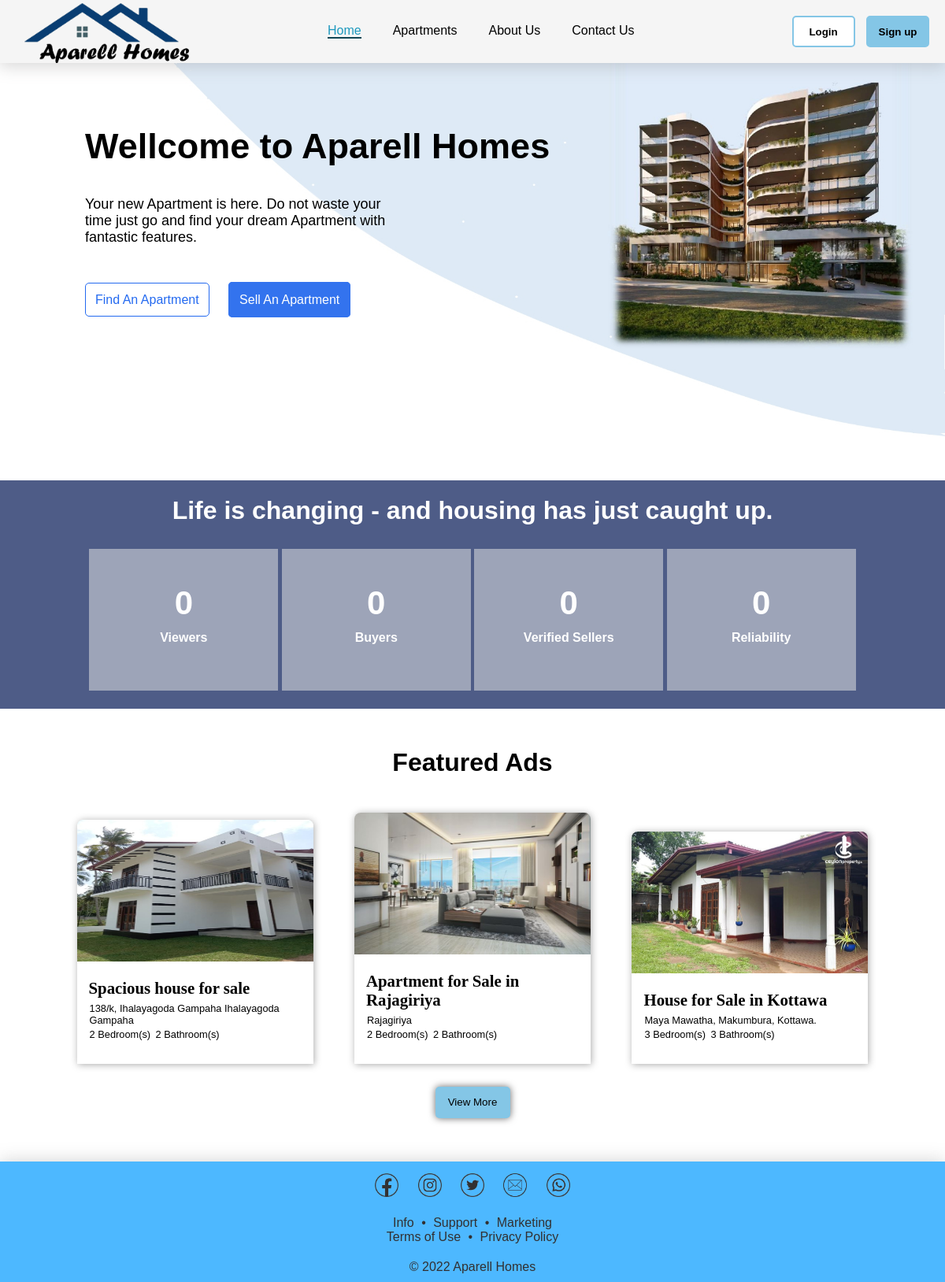
The page / on the database its author committed.
### tables this page shows
CREATE TABLE `apartments` (
  `aprtID` int(11) NOT NULL,
  `adType` varchar(5) NOT NULL,
  `beds` int(11) NOT NULL,
  `baths` int(11) NOT NULL,
  `size` int(11) NOT NULL,
  `country` varchar(100) NOT NULL,
  `city` varchar(100) NOT NULL,
  `town` varchar(100) NOT NULL,
  `addrs` varchar(250) NOT NULL,
  `title` varchar(150) NOT NULL,
  `description` varchar(350) NOT NULL,
  `price` int(11) NOT NULL,
  `negotiable` tinyint(1) NOT NULL,
  `img1` varchar(100) NOT NULL,
  `img2` varchar(100) NOT NULL,
  `img3` varchar(100) NOT NULL,
  `approved` varchar(5) NOT NULL DEFAULT 'NULL',
  `sellerMail` varchar(250) NOT NULL
);

### index.php (the view, shortened to what this page needs)
<?php
    include_once "config.php";
?>
<?php
    $sql = "SELECT * FROM apartments WHERE approved = '1'";
    $result = $conn->query($sql);
?>
<!DOCTYPE html>
<html>
    <head>
        <link rel="stylesheet" href="style/lightstyle.css" >
    </head>
    <body>
        <nav>
            <a href="index.php"><img src="images/Logo(light).png" id="logo" alt="logo"></a>
            <div style="margin-right:20px">
                <ul>
                    <li><a href="index.php" class="active"><font class="hov">Home</font></a></li>
                    <li><a href="searchApartment.php"><font class="hov">Apartments</font></a></li>
                    <li><a href="aboutus.html"><font class="hov">About Us</font></a></li>
                    <li><a href="contactUs.php" ><font class="hov">Contact Us</font></a></li>
                </ul>
            </div>
            <div id="log">
                <a href="loginHTML.php"><button id="login">Login</button></a>
                <a href="register.html"><button id="signup">Sign up</button></a>
            </div>
        </nav>
        <div class="home">
            <div class="pos70">
            <h2 class="Welcome">Wellcome to Aparell Homes</h2>
            <p class="welcometxt">Your new Apartment is here. Do not waste your<br> time just go and find your dream Apartment with <br>fantastic features.</p>
            <a href="searchApartment.php" class="findButton">Find An Apartment</a>
            <a href="postAd.php" class="sellButton">Sell An Apartment</a>
            </div>
        </div>
        <div class="stats" onmouseover="runNum();">
            <center>
                <h1>Life is changing - and housing has just caught up.</h1>
                <div class="anim"><div id="viewers">0</div><br>Viewers</div>
                <div class="anim"><div id="buyers">0</div><br>Buyers</div>
                <div class="anim"><div id="sellers">0</div><br>Verified Sellers</div>
                <div class="anim"><div id="ads">0</div><br>Reliability</div>
            </center>
        </div>
        <div class="ad_Area" id="adArea">
            <h1> Featured Ads</h1>
            <?php
                if($result->num_rows>0){
                    if($result->num_rows <= 3){
                        $id1 = 1;
                        $id2 = 2;
                        $id3 = 3;
                    }
                    else{
                        $id1 = rand(1,$result->num_rows);
                        $id2 = rand(1,$result->num_rows);
                        $id3 = rand(1,$result->num_rows);
                    }
                    $sqlfeatured = "SELECT * FROM apartments WHERE aprtID = '$id1' OR aprtID = '$id2' OR aprtID = '$id3'";
                    $result2 = $conn->query($sqlfeatured);
                    while($row = $result2->fetch_assoc()){
                        $id = $row['aprtID'];
                        $title = $row['title'];
                        $addrs = $row['addrs'];
                        $baths = $row['baths'];
                        $img = $row['img1'];
                        echo "<a href='viewApartment.php?apartmentID=$id'>
                                <div class='ad'>
                                    <img src='$img' alt='image' width='100%' class='adpic'>
                                    <div class='ad_description'>
                                        <h2 id='title'>$title</h2>
                                        <p id='Address'>$addrs</p>
                                        <span id='noOfBeds'>$baths Bedroom(s)</span>
                                        <span id='baths'>$baths Bathroom(s)</span>
                                    </div>
                                </div>
                            </a>";
                    }
                }
            ?>
            <br>
            <a href="searchApartment.php"><button id="moreBtn">View More</button></a>
            <br>
        </div>
        <footer>
            <center>
                <div id="icons">
                    <a href="https://www.facebook.com/profile.php?id=100086685492601" target="_blank"><img src="images/facebook.png" width="30px"></a>
                    <a href="https://www.instagram.com/aparellhomes/" target="_blank"><img src="images/instagram.png" width="30px"></a>
                    <a href="https://twitter.com/AparellHomes" target="_blank"><img src="images/twitter.png" width="30px"></a>
                    <a href="mailto: aparellhomes@gmail.com"><img src="images/mail.png" width="30px"></a>
                    <a href="https://wa.me/0740276949" target="_blank"><img src="images/whatsapp.png" width="30px"></a>
                </div>
                <div id="links">
                    <a href="aboutus.html">Info</a> &#x2022 <a href="contactUs.php">Support</a> &#x2022 <a href="contactUs.php">Marketing</a><br>
                    <a href="terms.html">Terms of Use</a> &#x2022 <a href="privacy.html">Privacy Policy</a>
                </div>
                <div id="cpyryt">
                    &#x00A9 2022 Aparell Homes
                </div>
            </center>
        </footer>
    </body>
</html>

### style/lightstyle.css (style rules this page uses)
body { margin:0px; font-family: Verdana, Geneva, Tahoma, sans-serif; }
nav { position:sticky; top:0; background-color:whitesmoke; height: 80px; box-shadow: 0px 3px 20px 1px #84818154; z-index: 1; }
#logo { height:80px; margin-left: 30px; display: inline-block; position: absolute; left:1px; }
ul { list-style-type: none; margin:0px; padding: 0px; overflow:hidden; display: inline-block; position: absolute; left: 33%; }
li { float:left; }
li a { font-family:Verdana, Geneva, Tahoma, sans-serif; text-decoration: none; display:block; font-size:medium; color:black; padding: 30px 20px; }
.active { color:#1e99be; }
.active .hov { border-bottom: 2px solid #114554; }
.hov { border-bottom: 0px solid black; width: 100%; }
#log { margin: 15px; float: right; }
#log button { width: 80px; height: 40px; margin: 5px; border-radius: 5px; font-weight: bold; }
#login { border: 2px solid #84c6e6; background-color: #ffffff; }
#signup { border: 2px solid #84c6e6; background-color: #84c6e6; }
footer { background-color: #4db8ff; width: 100%; color: #323031; box-shadow: 0 -2px 20px 0px #8080804d; }
footer div { padding: 10px 0px; }
#icons img { margin: 5px 10px 0px 10px; }
#links a { padding: 0px 5px; text-decoration: none; color: inherit; }
#cpyryt { font-weight: 400; }
.home { background-image: url('../images/homeImage2.jpg'); padding-top: 20px; background-repeat: no-repeat; background-size:100% 600px ; width:100%; height: 460px; }
.pos70 { width:60%; }
.Welcome { margin-top:60px; margin-left: 15%; font-size: 45px; }
.welcometxt { margin-left: 15%; margin-bottom: 60px; font-family: Verdana, Geneva, Tahoma, sans-serif; font-size:18px; text-align: justify; }
.findButton { margin-left:15%; font-family:Verdana, Geneva, Tahoma, sans-serif; color:#246af0; text-decoration:none; padding:12px; background-color:white; border:1px solid #246af0; border-radius: 5px; }
.sellButton { margin-left:20px; font-family:Verdana, Geneva, Tahoma, sans-serif; color:white; text-decoration:none; padding:12px; background-color:#3373ee; border:2px solid #3373ee; border-radius: 5px; }
.stats { width:100%; height:50px; }
.stats { padding-top: 20px; padding-bottom: 220px; background: #4e5c87; color: white; margin: 50px 0; }
.stats h1 { margin-top: 0; margin-bottom: 30px; }
.anim { width: 20%; display: inline-flex !important; justify-content: center; background: #e6e6e685; height: 180px; align-items: center; line-height: 35px; font-weight: bolder; }
.ad { display:inline-block; width:25%; margin:2%; box-shadow: 1px 1px 10px #aaaaaa; border-radius: 8px 8px 0px 0px; cursor:pointer; color: black; }
.ad_description { width:90%; padding-left:15px; text-align: left; padding-bottom: 10px; }
.ad_Area { width:100%; text-align: center; margin-bottom: 50px; }
.ad_Area a { text-decoration: none; }
#title { margin-bottom: 6px; font-family:Rockwell; font-size: 130%; }
#Address { margin: 1px; font-size: 80%; }
#noOfBeds { margin: 1px; display:inline-block; margin: 1px 1px 20px 1px; font-size: 80%; }
#baths { margin: 1px 1px 20px 1px; font-size: 80%; }
.adpic { border-radius: 8px 8px 0px 0px; height: 180px; }
#moreBtn { width: 95px; height: 40px; margin: 5px; border-radius: 5px; border: 0; box-shadow: 0 0 10px #6a6868; background: #84c6e6; }

### rows shown on the page
apartments: img1 (picture), title "Spacious house for sale", addrs "138/k, Ihalayagoda Gampaha Ihalayagoda Gampaha", baths "2"
apartments: img1 (picture), title "Apartment for Sale in Rajagiriya", addrs "Rajagiriya", baths "2"
apartments: img1 (picture), title "House for Sale in Kottawa", addrs "Maya Mawatha, Makumbura, Kottawa.", baths "3"
